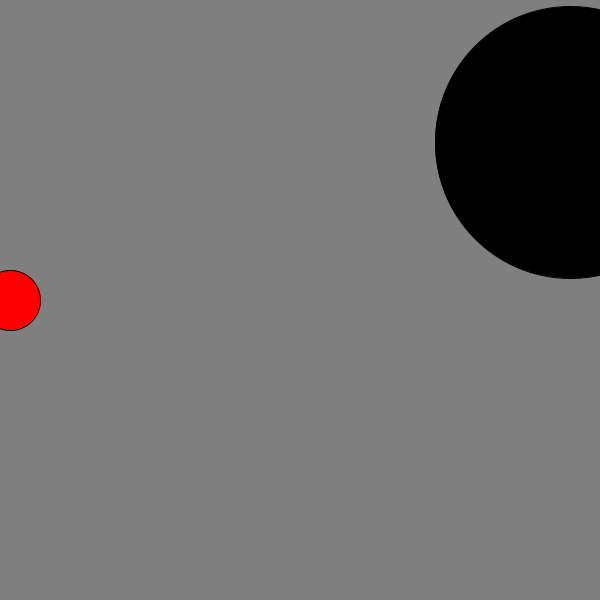
Frame 1 (no input)
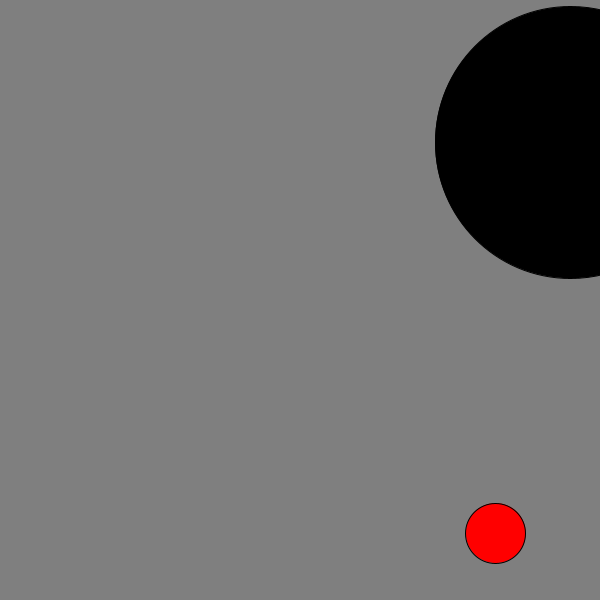
Frame 60 (the mouse pressed at the canvas centre just before this capture)
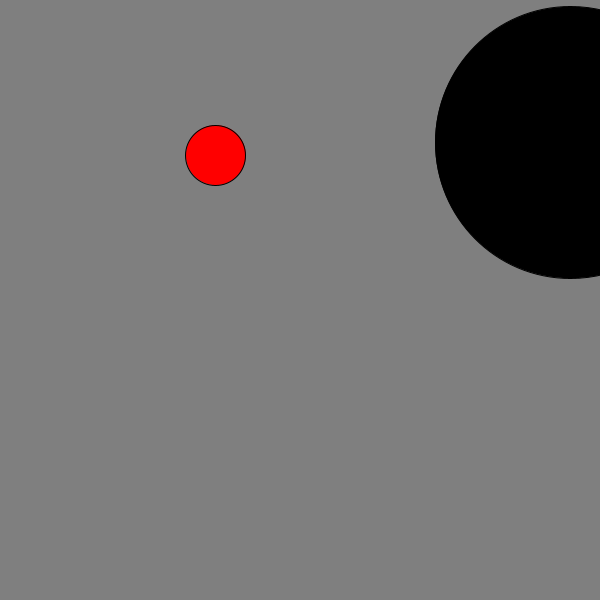
Frame 120 (the mouse held since frame 60 and released just before this capture)

The Processing sketch that drew these frames (run headless with seeded random() and noise(); from frame 60 on, the mouse is pressed at the canvas centre):

// Processing sketch: Portfolio_Task_4
// ── Portfolio_Task_4.pde
float ballX; // X coordinate of the ball
float ballY; // Y coordinate of the ball
float ballWidth; // diameter of the ball
float speedX; // speed of movement in X direction
float speedY; // speed of movement in Y direction

float holeX; // X coordinate of the black hole
float holeY; // Y coordinate of the black hole
float holeWidth; // Diameter of the black hole

void setup() {
  size(600, 600);
  // reset ball parameters, position and size
  ballX = 10;
  ballY = height/2;
  ballWidth = 60;
  // initialize the speed to random values
  initializeSpeed();
  initializeHole();
}

void draw() {
  background(127);
  // draw the ball
  drawColourCircle(ballX, ballY, ballWidth, color(255, 0, 0));
  // Draw the black hole in random position
  drawColourCircle(holeX, holeY, holeWidth, color(0));
  // move the ball
  moveBall();
  if (checkCollide(ballX, ballY, ballWidth, holeX, holeY, holeWidth)) {
    initializeHole();
    initializeSpeed();
  }
  // bounce the ball ( if necessary)
  bounceBall();
}

void initializeSpeed() {
  speedX = random(5, 10); // Random X speed set between 5-10
  speedY = random(5, 10); // Random Y speed set between 5-10
}

void drawColourCircle(float ballX, float ballY, float ballWidth, color fill ) {
  fill(fill); // Fills in the colour of the circle
  circle(ballX, ballY, ballWidth); // Set the parameters of the circle
}

void moveBall() {
  ballX = ballX + speedX; // The ball X position moves based on the X speed of ball
  ballY = ballY + speedY; // The ball Y position moves based on the Y speed of ball
}

void bounceBall() {
  if ((ballX > width) || (ballX < 0)) {
    speedX = -speedX; // Reverses the speed when it goes beyond X boundaries
  }
  if ((ballY > height) || (ballY < 0)) {
    speedY = -speedY; // Reverses the speed when it goes beyond Y boundaries
  }
}

void keyPressed() {
  if (key == 'x') {
    speedX = random(5, 10);
    // Speed of X changes when 'x' is pressed
  }

  if (key == 'y') {
    speedY = random(5, 10);
    // Speed of y changes when 'y' is pressed
  }
}

void initializeHole() {
  holeX = random(0, width); // X position is random
  holeY = random(0, height); // Y position is random
  holeWidth = random(100, 300); // Size is a number between 100-300
}

float distance(float x1, float y1, float x2, float y2) {
  float distance = sqrt( ((x1-x2)*(x1-x2)) +((y1-y2)*(y1-y2)) ); // Distance between 2 circles using pythagoras
  return distance;
}

boolean checkCollide(float ballX, float ballY, float ballWidth, float holeX, float holeY, float holeWidth) {
  float distance = distance(ballX, ballY, holeX, holeY);

  if (distance <= (ballWidth/2 + holeWidth/2)) {
    return true;
  } else {
    return false;
  }
}
